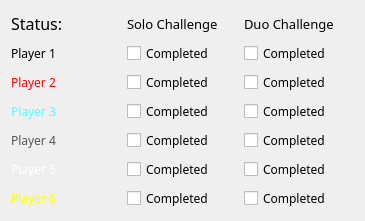
   <widget class="QWidget" name="gridLayoutWidget">
    <property name="geometry">
     <rect>
      <x>930</x>
      <y>410</y>
      <width>365</width>
      <height>221</height>
     </rect>
    </property>
    <layout class="QGridLayout" name="gridLayout">
     <item row="3" column="0">
      <widget class="QLabel" name="label_12">
       <property name="palette">
        <palette>
         <active>
          <colorrole role="WindowText">
           <brush brushstyle="SolidPattern">
            <color alpha="255">
             <red>85</red>
             <green>255</green>
             <blue>255</blue>
            </color>
           </brush>
          </colorrole>
         </active>
         <inactive>
          <colorrole role="WindowText">
           <brush brushstyle="SolidPattern">
            <color alpha="255">
             <red>85</red>
             <green>255</green>
             <blue>255</blue>
            </color>
           </brush>
          </colorrole>
         </inactive>
         <disabled>
          <colorrole role="WindowText">
           <brush brushstyle="SolidPattern">
            <color alpha="255">
             <red>120</red>
             <green>120</green>
             <blue>120</blue>
            </color>
           </brush>
          </colorrole>
         </disabled>
        </palette>
       </property>
       <property name="font">
        <font>
         <family>Algerian</family>
         <pointsize>9</pointsize>
        </font>
       </property>
       <property name="text">
        <string>Player 3</string>
       </property>
      </widget>
     </item>
     <item row="5" column="0">
      <widget class="QLabel" name="label_14">
       <property name="palette">
        <palette>
         <active>
          <colorrole role="WindowText">
           <brush brushstyle="SolidPattern">
            <color alpha="255">
             <red>255</red>
             <green>255</green>
             <blue>255</blue>
            </color>
           </brush>
          </colorrole>
         </active>
         <inactive>
          <colorrole role="WindowText">
           <brush brushstyle="SolidPattern">
            <color alpha="255">
             <red>255</red>
             <green>255</green>
             <blue>255</blue>
            </color>
           </brush>
          </colorrole>
         </inactive>
         <disabled>
          <colorrole role="WindowText">
           <brush brushstyle="SolidPattern">
            <color alpha="255">
             <red>120</red>
             <green>120</green>
             <blue>120</blue>
            </color>
           </brush>
          </colorrole>
         </disabled>
        </palette>
       </property>
       <property name="font">
        <font>
         <family>Algerian</family>
         <pointsize>9</pointsize>
        </font>
       </property>
       <property name="text">
        <string>Player 5</string>
       </property>
      </widget>
     </item>
     <item row="1" column="0">
      <widget class="QLabel" name="label_10">
       <property name="font">
        <font>
         <family>Algerian</family>
         <pointsize>9</pointsize>
        </font>
       </property>
       <property name="text">
        <string>Player 1</string>
       </property>
      </widget>
     </item>
     <item row="4" column="0">
      <widget class="QLabel" name="label_13">
       <property name="palette">
        <palette>
         <active>
          <colorrole role="WindowText">
           <brush brushstyle="SolidPattern">
            <color alpha="255">
             <red>86</red>
             <green>86</green>
             <blue>86</blue>
            </color>
           </brush>
          </colorrole>
         </active>
         <inactive>
          <colorrole role="WindowText">
           <brush brushstyle="SolidPattern">
            <color alpha="255">
             <red>86</red>
             <green>86</green>
             <blue>86</blue>
            </color>
           </brush>
          </colorrole>
         </inactive>
         <disabled>
          <colorrole role="WindowText">
           <brush brushstyle="SolidPattern">
            <color alpha="255">
             <red>120</red>
             <green>120</green>
             <blue>120</blue>
            </color>
           </brush>
          </colorrole>
         </disabled>
        </palette>
       </property>
       <property name="font">
        <font>
         <family>Algerian</family>
         <pointsize>9</pointsize>
        </font>
       </property>
       <property name="text">
        <string>Player 4</string>
       </property>
      </widget>
     </item>
     <item row="2" column="0">
      <widget class="QLabel" name="label_11">
       <property name="palette">
        <palette>
         <active>
          <colorrole role="WindowText">
           <brush brushstyle="SolidPattern">
            <color alpha="255">
             <red>255</red>
             <green>0</green>
             <blue>0</blue>
            </color>
           </brush>
          </colorrole>
          <colorrole role="Text">
           <brush brushstyle="SolidPattern">
            <color alpha="255">
             <red>255</red>
             <green>0</green>
             <blue>0</blue>
            </color>
           </brush>
          </colorrole>
         </active>
         <inactive>
          <colorrole role="WindowText">
           <brush brushstyle="SolidPattern">
            <color alpha="255">
             <red>255</red>
             <green>0</green>
             <blue>0</blue>
            </color>
           </brush>
          </colorrole>
          <colorrole role="Text">
           <brush brushstyle="SolidPattern">
            <color alpha="255">
             <red>255</red>
             <green>0</green>
             <blue>0</blue>
            </color>
           </brush>
          </colorrole>
         </inactive>
         <disabled>
          <colorrole role="WindowText">
           <brush brushstyle="SolidPattern">
            <color alpha="255">
             <red>120</red>
             <green>120</green>
             <blue>120</blue>
            </color>
           </brush>
          </colorrole>
          <colorrole role="Text">
           <brush brushstyle="SolidPattern">
            <color alpha="255">
             <red>120</red>
             <green>120</green>
             <blue>120</blue>
            </color>
           </brush>
          </colorrole>
         </disabled>
        </palette>
       </property>
       <property name="font">
        <font>
         <family>Algerian</family>
         <pointsize>9</pointsize>
        </font>
       </property>
       <property name="text">
        <string>Player 2</string>
       </property>
      </widget>
     </item>
     <item row="6" column="0">
      <widget class="QLabel" name="label_15">
       <property name="palette">
        <palette>
         <active>
          <colorrole role="WindowText">
           <brush brushstyle="SolidPattern">
            <color alpha="255">
             <red>255</red>
             <green>255</green>
             <blue>0</blue>
            </color>
           </brush>
          </colorrole>
         </active>
         <inactive>
          <colorrole role="WindowText">
           <brush brushstyle="SolidPattern">
            <color alpha="255">
             <red>255</red>
             <green>255</green>
             <blue>0</blue>
            </color>
           </brush>
          </colorrole>
         </inactive>
         <disabled>
          <colorrole role="WindowText">
           <brush brushstyle="SolidPattern">
            <color alpha="255">
             <red>120</red>
             <green>120</green>
             <blue>120</blue>
            </color>
           </brush>
          </colorrole>
         </disabled>
        </palette>
       </property>
       <property name="font">
        <font>
         <family>Algerian</family>
         <pointsize>9</pointsize>
        </font>
       </property>
       <property name="text">
        <string>Player 6</string>
       </property>
      </widget>
     </item>
     <item row="0" column="1">
      <widget class="QLabel" name="label_17">
       <property name="font">
        <font>
         <family>Algerian</family>
         <pointsize>10</pointsize>
        </font>
       </property>
       <property name="text">
        <string>Solo Challenge</string>
       </property>
      </widget>
     </item>
     <item row="0" column="2">
      <widget class="QLabel" name="label_16">
       <property name="font">
        <font>
         <family>Algerian</family>
         <pointsize>10</pointsize>
        </font>
       </property>
       <property name="text">
        <string>Duo Challenge</string>
       </property>
      </widget>
     </item>
     <item row="0" column="0">
      <widget class="QLabel" name="label_18">
       <property name="font">
        <font>
         <family>Algerian</family>
         <pointsize>12</pointsize>
        </font>
       </property>
       <property name="text">
        <string>Status:</string>
       </property>
      </widget>
     </item>
     <item row="1" column="2">
      <widget class="QCheckBox" name="duo_p1">
       <property name="font">
        <font>
         <family>Algerian</family>
        </font>
       </property>
       <property name="text">
        <string>Completed</string>
       </property>
      </widget>
     </item>
     <item row="1" column="1">
      <widget class="QCheckBox" name="solo_p1">
       <property name="font">
        <font>
         <family>Algerian</family>
        </font>
       </property>
       <property name="text">
        <string>Completed</string>
       </property>
      </widget>
     </item>
     <item row="2" column="1">
      <widget class="QCheckBox" name="solo_p2">
       <property name="font">
        <font>
         <family>Algerian</family>
        </font>
       </property>
       <property name="text">
        <string>Completed</string>
       </property>
      </widget>
     </item>
     <item row="3" column="1">
      <widget class="QCheckBox" name="solo_p3">
       <property name="font">
        <font>
         <family>Algerian</family>
        </font>
       </property>
       <property name="text">
        <string>Completed</string>
       </property>
      </widget>
     </item>
     <item row="4" column="1">
      <widget class="QCheckBox" name="solo_p4">
       <property name="font">
        <font>
         <family>Algerian</family>
        </font>
       </property>
       <property name="text">
        <string>Completed</string>
       </property>
      </widget>
     </item>
     <item row="5" column="1">
      <widget class="QCheckBox" name="solo_p5">
       <property name="font">
        <font>
         <family>Algerian</family>
        </font>
       </property>
       <property name="text">
        <string>Completed</string>
       </property>
      </widget>
     </item>
     <item row="6" column="1">
      <widget class="QCheckBox" name="solo_p6">
       <property name="font">
        <font>
         <family>Algerian</family>
        </font>
       </property>
       <property name="text">
        <string>Completed</string>
       </property>
      </widget>
     </item>
     <item row="2" column="2">
      <widget class="QCheckBox" name="duo_p2">
       <property name="font">
        <font>
         <family>Algerian</family>
        </font>
       </property>
       <property name="text">
        <string>Completed</string>
       </property>
      </widget>
     </item>
     <item row="3" column="2">
      <widget class="QCheckBox" name="duo_p3">
       <property name="font">
        <font>
         <family>Algerian</family>
        </font>
       </property>
       <property name="text">
        <string>Completed</string>
       </property>
      </widget>
     </item>
     <item row="4" column="2">
      <widget class="QCheckBox" name="duo_p4">
       <property name="font">
        <font>
         <family>Algerian</family>
        </font>
       </property>
       <property name="text">
        <string>Completed</string>
       </property>
      </widget>
     </item>
     <item row="5" column="2">
      <widget class="QCheckBox" name="duo_p5">
       <property name="font">
        <font>
         <family>Algerian</family>
        </font>
       </property>
       <property name="text">
        <string>Completed</string>
       </property>
      </widget>
     </item>
     <item row="6" column="2">
      <widget class="QCheckBox" name="duo_p6">
       <property name="font">
        <font>
         <family>Algerian</family>
        </font>
       </property>
       <property name="text">
        <string>Completed</string>
       </property>
      </widget>
     </item>
    </layout>
   </widget>
